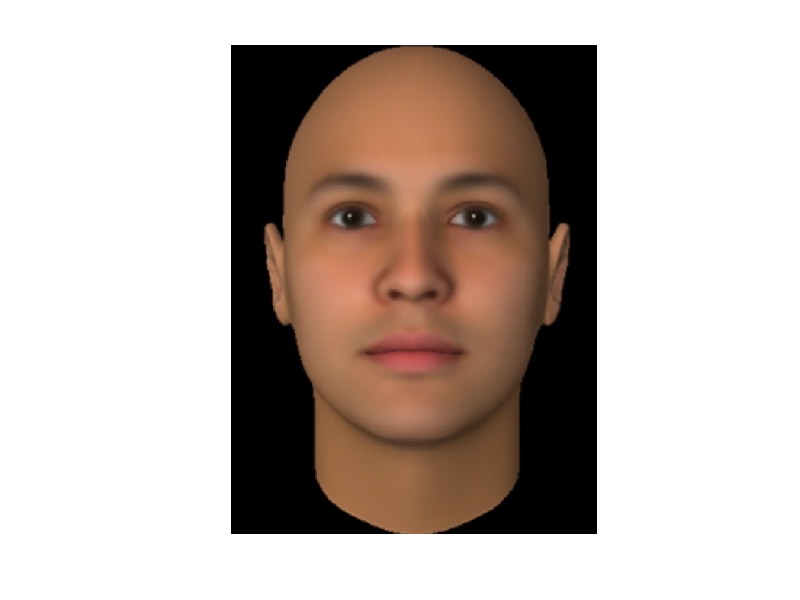

Recreate this plot in MATLAB.
function plotOnFace(nw,flagNodes,flagLabel)

% PLOTONFACE - plot network on face 

% plotOnFace(nw,flagNodes,flagLabel)
%
% This function plots the network NW of activations units on a dummy
% head. The flags for nodes and labels determine if those should
% be added to the plot. 
%
% Input:
%	nw - a network (30x30,unweighted)
%	flagNodes - flag to determine if nodes should be plotted
%	flagLabel - flag to determine if labels should be added to nodes
%
% Output:
%	--
%
% See also: 
%

if nargin < 2
	flagNodes = false;
	flagLabel = false;
elseif nargin < 3
	flagLabel = false;
end


% load template data
template = load('private/face.mat');

% clean redundnat links in NW
nw(1,2) = 0;  nw(2,1) = 0;
nw(3,4) = 0;  nw(4,3) = 0;
nw(5,6) = 0;  nw(6,5) = 0;
nw(7,8) = 0;  nw(8,7) = 0;
nw(9,10) = 0; nw(10,9) = 0;
nw(11,12) = 0; nw(12,11) = 0;
nw(13,14) = 0; nw(14,13) = 0;
nw(21,22) = 0; nw(22,21) = 0;
nw(24,25) = 0; nw(25,24) = 0;

% idx = [1:2:14,2:2:14;2:2:14,1:2:14]';
% for iIdx = 1:size(idx,2)
% 	nw(idx(1,iIdx),idx(2,iIdx)) = 0;
% end

% use gplot to get coordinates
[gx gy] = gplot(nw,[template.x template.y]);
	
% clear fig
cla
	
% render face and hold for overlaying
imshow(template.face);
hold on;

%plot links and nodes
hLinks = plot(gx,gy,'-k','LineWidth',.5);
if flagNodes
	hNodes = plot(	template.x,template.y,'ok',...
					'MarkerFaceColor','k','MarkerSize',3);
end

% add labels if wanted
if flagLabel
	text(template.x,template.y,template.label,'FontSize',6)
end

%text(300,125,emoCodes{iEmo},'FontSize',20,'FontWeight','bold')

